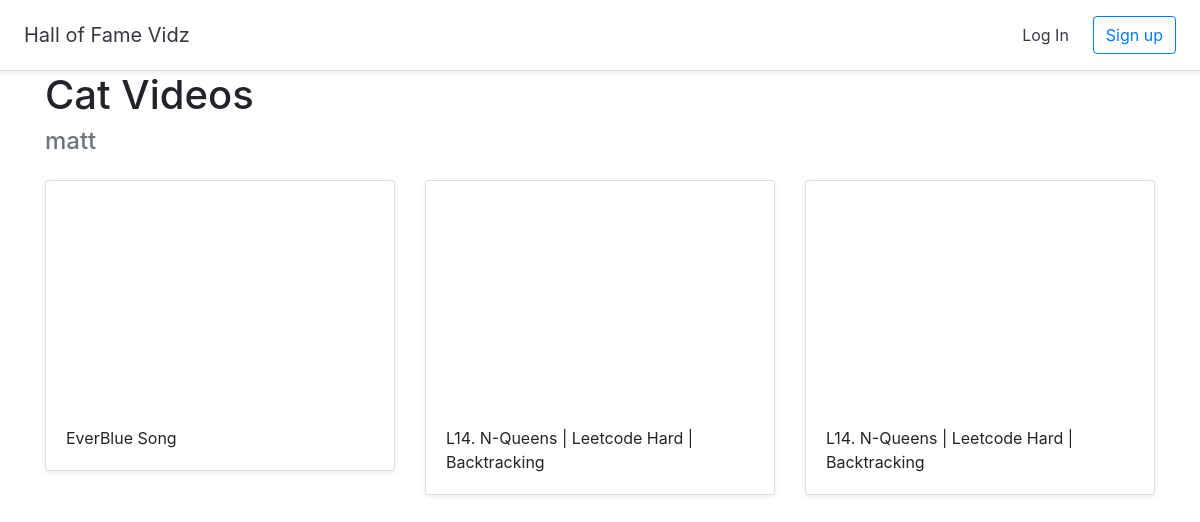
The page /halloffame/2 on the database as committed earlier.
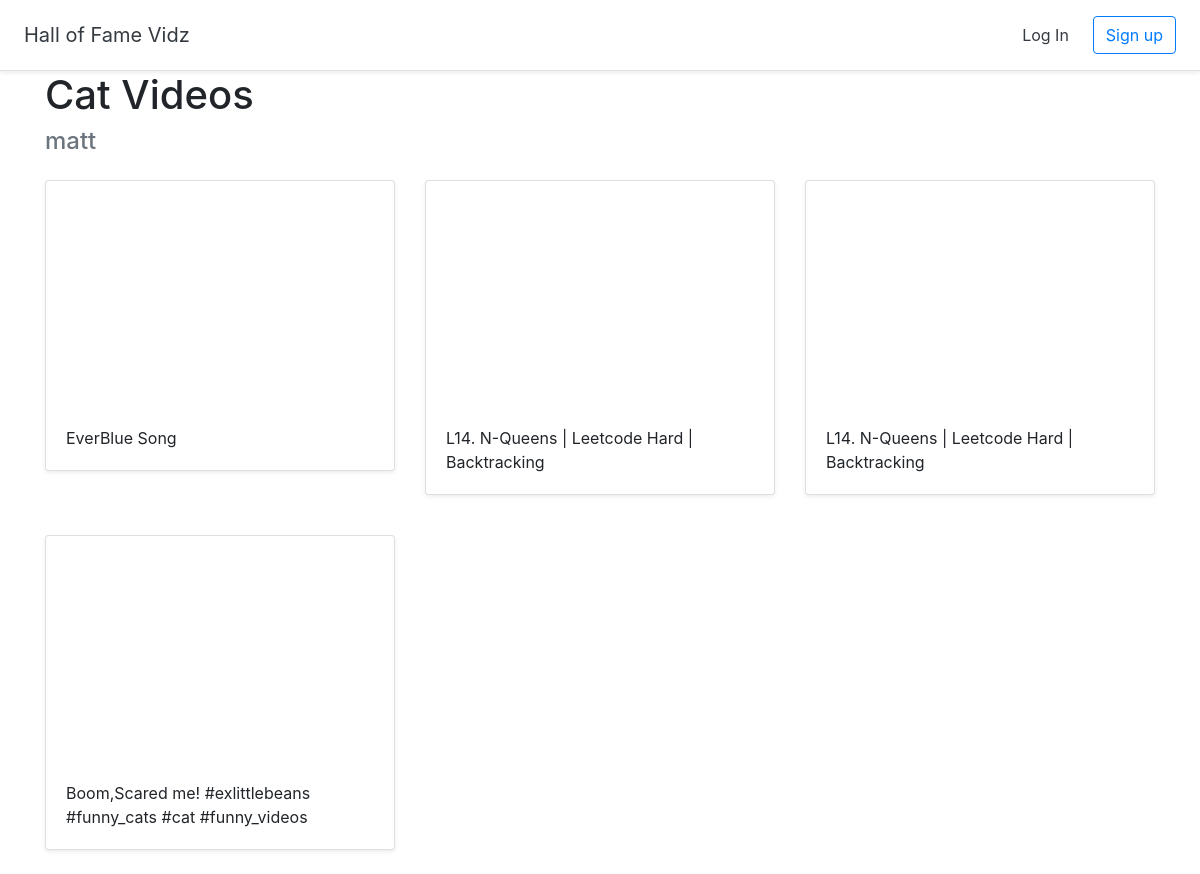
The same page on the database as committed later.
### halls/models.py (models this page shows)
class Video(models.Model):
    title = models.CharField(max_length=255)
    url = models.URLField()
    youtube_id = models.CharField(max_length=255)
    hall = models.ForeignKey(Hall, on_delete = models.CASCADE)

### halls/views.py (the view)
# urls.py: path('halloffame/<int:pk>', views.DetailHall.as_view(), name='detail_hall'),
class DetailHall(generic.DetailView):
    model = Hall
    template_name = 'halls/detail_hall.html'

### halls/templates/halls/detail_hall.html (shortened to what this page needs)
{% extends 'halls/base.html' %}
{% block content %}
<div class="container">
<h1> {{ hall.title }} </h1>
<h4 class="text-muted"> {{ hall.user.username }} </h4>
    <div class = "row">
       {% for video in hall.video_set.all %}
       <div class="col-md-4 mt-3">
        <div class="card mb-4 shadow-sm">
        <iframe width="100%" height="225" src="https://www.youtube.com/embed/{{ video.youtube_id }} " frameborder="0" allow="accelerometer; autoplay; encrypted-media; gyroscope; picture-in-picture" allowfullscreen></iframe>
        <div class="card-body"><p class="card-text">{{ video.title }} </p>
        </div>
    </div>
</div>
       {% endfor %}
    </div>
</div>
{% endblock %}

Rows that differ between the two databases and show on the page:
added Video: title "Boom,Scared me! #exlittlebeans #funny_cats #cat #funny_videos"
